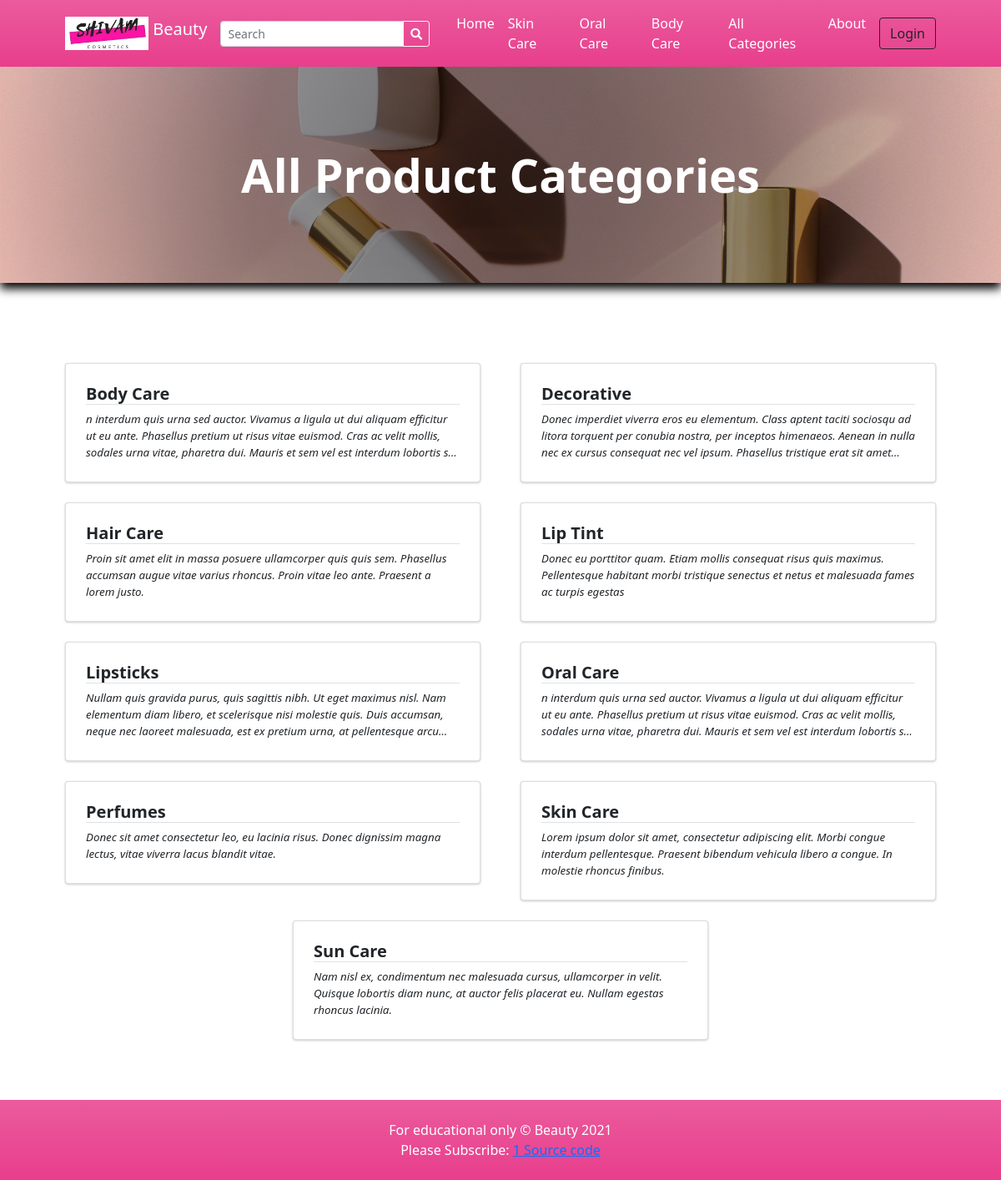
Page /?p=view_categories on the committed database.
### tables this page shows
CREATE TABLE `categories` (
  `id` int(30) NOT NULL,
  `category` varchar(250) NOT NULL,
  `description` text DEFAULT NULL,
  `status` tinyint(1) NOT NULL DEFAULT 1,
  `delete_flag` tinyint(1) NOT NULL DEFAULT 0,
  `date_created` datetime NOT NULL DEFAULT current_timestamp()
);

### classes/DBConnection.php (called while the page is built, shortened)
<?php
class DBConnection{
    private $host = DB_SERVER;
    private $username = DB_USERNAME;
    private $password = DB_PASSWORD;
    private $database = DB_NAME;
    public $conn;
    public function __construct(){
        if (!isset($this->conn)) {
            $this->conn = new mysqli($this->host, $this->username, $this->password, $this->database);
        }
    }
}
?>

### classes/SystemSettings.php (called while the page is built, shortened)
<?php
class SystemSettings extends DBConnection{
	function userdata($field = ''){
		if(!empty($field)){
			if(isset($_SESSION['userdata'][$field]))
				return $_SESSION['userdata'][$field];
			else
				return null;
		}else{
			return false;
		}
	}
	function info($field=''){
		if(!empty($field)){
			if(isset($_SESSION['system_info'][$field]))
				return $_SESSION['system_info'][$field];
			else
				return false;
		}else{
			return false;
		}
	}
}
$_settings = new SystemSettings();
?>

### config.php (called while the page is built, shortened)
<?php
require_once('classes/DBConnection.php');
require_once('classes/SystemSettings.php');
function validate_image($file){
	if(!empty($file)){
        $ex = explode("?",$file);
        $file = $ex[0];
        $ts = isset($ex[1]) ? "?".$ex[1] : '';
		if(is_file(base_app.$file)){
			return base_url.$file.$ts;
		}else{
			return base_url.'dist/img/no-image-available.png';
		}
	}else{
		return base_url.'dist/img/no-image-available.png';
	}
}
?>

### view_categories.php (the view, shortened to what this page needs)
<?php
$title = "All Product Categories";
?>
<header class="bg-dark py-5" id="main-header">
    <div class="container px-4 px-lg-5 my-5">
        <div class="text-center text-white">
            <h1 class="display-4 fw-bolder"><?php echo $title ?></h1>
        </div>
    </div>
</header>
<section class="py-5">
    <div class="container px-4 px-lg-5 mt-5">
        <div class="row gx-2 gx-lg-5 row-cols-1 row-cols-md-2 row-cols-xl-2 justify-content-center">
            <?php
                $categories = $conn->query("SELECT * FROM `categories` where status = 1 order by category asc ");
                while($row = $categories->fetch_assoc()):
                    foreach($row as $k=> $v){
                        $row[$k] = trim(stripslashes($v));
                    }
                    $row['description'] = strip_tags(stripslashes(html_entity_decode($row['description'])));
            ?>
            <div class="col mb-6 mb-2">
                <a href="./?p=products&c=<?php echo md5($row['id']) ?>" class="card category-item text-decoration-none text-reset">
                    <div class="card-body p-4">
                        <div class="">
                            <h5 class="fw-bolder border-bottom border-pink"><?php echo $row['category'] ?></h5>
                        </div>
                        <p class="m-0 truncate"><?php echo $row['description'] ?></p>
                    </div>
                </a>
            </div>
            <?php endwhile; ?>
        </div>
    </div>
</section>

### inc/topBarNav.php (shortened to what this page needs)
<nav class="navbar navbar-expand-lg navbar-dark bg-gradient-pink">
            <div class="container px-4 px-lg-5 ">
                <a class="navbar-brand" href="./">
                <img src="<?php echo validate_image($_settings->info('logo')) ?>" width="30" height="30" class="d-inline-block align-top" alt="" loading="lazy">
                <?php echo $_settings->info('short_name') ?>
                </a>
                <form class="form-inline" id="search-form">
                  <div class="input-group">
                    <input class="form-control form-control-sm form " type="search" placeholder="Search" aria-label="Search" name="search"  value="<?php echo isset($_GET['search']) ? $_GET['search'] : "" ?>"  aria-describedby="button-addon2">
                    <div class="input-group-append">
                      <button class="btn btn-outline-light btn-sm m-0" type="submit" id="button-addon2"><i class="fa fa-search"></i></button>
                    </div>
                  </div>
                </form>
                <div class="collapse navbar-collapse" id="navbarSupportedContent">
                    <ul class="navbar-nav me-auto mb-2 mb-lg-0 ms-lg-4">
                        <li class="nav-item"><a class="nav-link text-white" aria-current="page" href="./">Home</a></li>
                        <?php
                        $cat_qry = $conn->query("SELECT * FROM categories where status = 1  limit 3");
                        $count_cats =$conn->query("SELECT * FROM categories where status = 1 ")->num_rows;
                        while($crow = $cat_qry->fetch_assoc()):
                        ?>
                        <li class="nav-item"><a class="nav-link text-white" aria-current="page" href="./?p=products&c=<?php echo md5($crow['id']) ?>"><?php echo $crow['category'] ?></a></li>
                        <?php endwhile; ?>
                        <?php if($count_cats > 3): ?>
                        <li class="nav-item"><a class="nav-link text-white" href="./?p=view_categories">All Categories</a></li>
                        <?php endif; ?>
                        <li class="nav-item"><a class="nav-link text-white" href="./?p=about">About</a></li>
                    </ul>
                    <div class="d-flex align-items-center">
                      <?php if($_settings->userdata('id') > 0 && $_settings->userdata('login_type') == 2): ?>
                        <a class="text-dark mr-2 nav-link text-white" href="./?p=cart">
                            <i class="bi-cart-fill me-1"></i>
                            Cart
                            <span class="badge bg-dark text-white ms-1 rounded-pill" id="cart-count">
                              <?php
                                $count = $conn->query("SELECT SUM(quantity) as items from `cart` where client_id =".$_settings->userdata('id'))->fetch_assoc()['items'];
                                echo ($count > 0 ? $count : 0);
                              ?>
                            </span>
                        </a>
                            <a href="./?p=my_account" class="text-dark  nav-link text-white"><b> Hi, <?php echo $_settings->userdata('firstname')?>!</b></a>
                            <a href="logout.php" class="text-dark  nav-link text-white"><i class="fa fa-sign-out-alt"></i></a>
                        <?php else: ?>
                        <button class="btn btn-outline-dark ml-2" id="login-btn" type="button">Login</button>
                        <?php endif; ?>
                    </div>
                </div>
            </div>
        </nav>

### rows in the picture
categories: category "Skin Care", description "Lorem ipsum dolor sit amet, consectetur adipiscing elit. Morbi congue interdum pellentesque. Praesent bibendum vehicula libero a congue. In molestie rhoncus finibus."
categories: category "Oral Care", description "n interdum quis urna sed auctor. Vivamus a ligula ut dui aliquam efficitur ut eu ante. Phasellus pretium ut risus vitae euismod. Cras ac velit mollis, sodales urna vitae, pharetra dui. Mauris et sem vel est interdum lobortis…"
categories: category "Body Care", description "n interdum quis urna sed auctor. Vivamus a ligula ut dui aliquam efficitur ut eu ante. Phasellus pretium ut risus vitae euismod. Cras ac velit mollis, sodales urna vitae, pharetra dui. Mauris et sem vel est interdum lobortis…"
categories: category "Decorative", description "Donec imperdiet viverra eros eu elementum. Class aptent taciti sociosqu ad litora torquent per conubia nostra, per inceptos himenaeos. Aenean in nulla nec ex cursus consequat nec vel ipsum. Phasellus tristique erat sit…"
categories: category "Hair Care", description "Proin sit amet elit in massa posuere ullamcorper quis quis sem. Phasellus accumsan augue vitae varius rhoncus. Proin vitae leo ante. Praesent a lorem justo."
categories: category "Lip Tint", description "Donec eu porttitor quam. Etiam mollis consequat risus quis maximus. Pellentesque habitant morbi tristique senectus et netus et malesuada fames ac turpis egestas"
categories: category "Lipsticks", description "Nullam quis gravida purus, quis sagittis nibh. Ut eget maximus nisl. Nam elementum diam libero, et scelerisque nisi molestie quis. Duis accumsan, neque nec laoreet malesuada, est ex pretium urna, at pellentesque…"
categories: category "Perfumes", description "Donec sit amet consectetur leo, eu lacinia risus. Donec dignissim magna lectus, vitae viverra lacus blandit vitae."
categories: category "Sun Care", description "Nam nisl ex, condimentum nec malesuada cursus, ullamcorper in velit. Quisque lobortis diam nunc, at auctor felis placerat eu. Nullam egestas rhoncus lacinia."

### other values in the picture
$_settings->info('short_name') "Beauty"
$title "All Product Categories"
